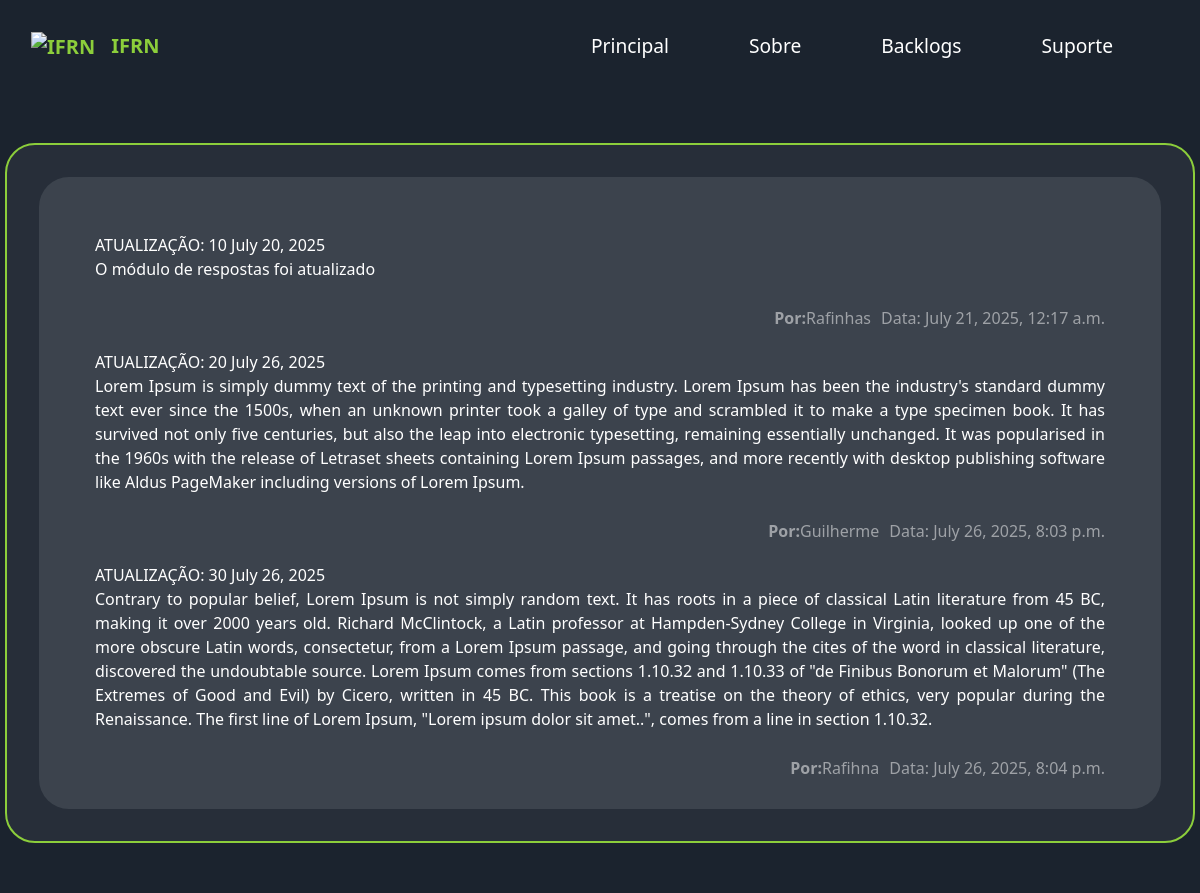
The app's page /backlogs/ with its own data.
### app/models.py (models this page shows, shortened)
class Backlogs(models.Model):
    num_versao = models.IntegerField(unique=True, null=True)
    data_postagem = models.DateField(auto_now_add=True)
    data_alteracao = models.DateTimeField(auto_now_add=False)
    descricao = models.TextField(null=False, blank=False)
    dev_responsavel = models.CharField(max_length=255, blank=False)

### app/views.py (the view)
# urls.py: path('backlogs/', att_backlogs, name="backlogs"),
def att_backlogs(request):
    backlogs = Backlogs.objects.all()
    context = {
        'backlogs': backlogs
    }
    return render(request, "app/backlogs.html", context)

### app/templates/app/backlogs.html
{% extends 'base.html' %}
{% block center %}
<div class="main_container"
    style="
    background-color: #1B232E;
    width: 100%;
    display: flex;
    justify-content: center;
    align-items: center;
    height: 100vh;
    color: white;
    font-family: system-ui, -apple-system, BlinkMacSystemFont, 'Segoe UI', Roboto, Oxygen, Ubuntu, Cantarell, 'Open Sans', 'Helvetica Neue', sans-serif;
    padding: 5px;">
    <div class="frame_container"
    style="
    display: flex;
    align-items: center;
    justify-content: center;
    width: 1200px;
    height: 700px;
    border-radius: 30px;
    background-color: rgba(240, 255, 255, 0.05);
    border: solid 2px #8CCE3B;
    padding: 2rem;
    ">
        <div class="backlogs"
        style="
            display: flex;
            flex-direction: column;
            align-items: start;
            justify-content: start;
            text-align: justify;
            background-color: rgba(240, 255, 255, 0.1);
            width: 100%;
            height: 100%;
            border-radius: 30px;
            padding: 3.5rem;
            "
        >
            {% for backlog in backlogs %}
                <div class="backlog-item versao"
                    style=" align-self: flex-start; width: 100%; height: 50px;">
                    ATUALIZAÇÃO:
                    {{backlog.num_versao}}
                    {{backlog.data_postagem}}
                </div>
                <div class="backlog-item descricao"
                style=" align-self: flex-start; margin-bottom: 25px;">
                    {{backlog.descricao}}
                </div>
                <div class="backlog-item responsavel_e_data"
                style=" align-self: flex-end; display: flex; align-items: end; justify-content: end; opacity: 50%; margin-bottom: 20px;">
                    <strong style="padding-inline-start: 10px;">Por:</strong>
                    {{backlog.dev_responsavel}}
                    <strongs style="padding-inline-start: 10px;">Data:</strong>
                    {{backlog.data_alteracao}}
                </div>
            {% endfor %}
    </div>
    </div>
</div>
{% endblock %}

### records on screen
Backlogs: num_versao "10", data_postagem "July 20, 2025", descricao "O módulo de respostas foi atualizado", dev_responsavel "Rafinhas", data_alteracao "July 21, 2025, 12:17 a.m."
Backlogs: num_versao "20", data_postagem "July 26, 2025", descricao "Lorem Ipsum is simply dummy text of the printing and typesetting industry. Lorem Ipsum has been the industry's standard dummy text ever since the 1500s, when an unknown printer took a galley of type and scrambled it to make a type specimen book. It has survived not only five centuries, but also the leap into electronic typesetting, remaining essentially unchanged. It was popularised in the 1960s with the release of Letraset sheets containing Lorem Ipsum passages, and more recently with desktop publishing software like Aldus PageMaker including versions of Lorem Ipsum.", dev_responsavel "Guilherme", data_alteracao "July 26, 2025, 8:03 p.m."
Backlogs: num_versao "30", data_postagem "July 26, 2025", descricao "Contrary to popular belief, Lorem Ipsum is not simply random text. It has roots in a piece of classical Latin literature from 45 BC, making it over 2000 years old. Richard McClintock, a Latin professor at Hampden-Sydney College in Virginia, looked up one of the more obscure Latin words, consectetur, from a Lorem Ipsum passage, and going through the cites of the word in classical literature, discovered the undoubtable source. Lorem Ipsum comes from sections 1.10.32 and 1.10.33 of \"de Finibus Bonorum et Malorum\" (The Extremes of Good and Evil) by Cicero, written in 45 BC. This book is a treatise on the theory of ethics, very popular during the Renaissance. The first line of Lorem Ipsum,…", dev_responsavel "Rafihna", data_alteracao "July 26, 2025, 8:04 p.m."
